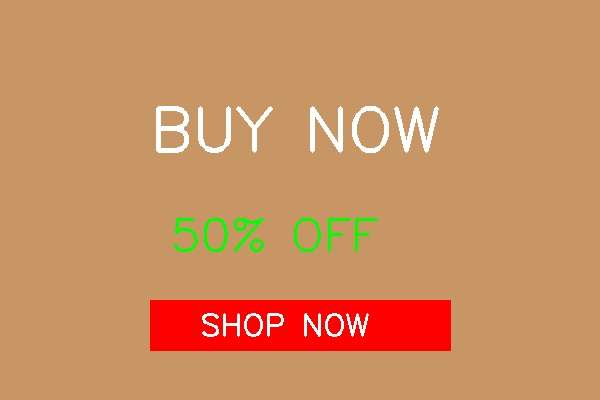
#> input picture backend/test_ad.jpg, 600 x 400 px
$ python -i creative_dna.py   (imports and definitions only)
#> lines starting #> are read from the running program, lines starting #| are printed output that depends on the picture; after the words box and inside, x2 and y2 are one past the last pixel; in counts of white or black regions, pixels touching at a corner belong together
#> further down, picture is the input picture: shape (400, 600, 3); mean B, G, R 97.6, 144, 202.6
import cv2
import numpy as np
from sklearn.cluster import KMeans


# [113 lines left out: functions extract_colors, analyze_color_harmony, analyze_composition, detect_faces, not called in this run]


def detect_cta(image: np.ndarray) -> dict:
    h, w = image.shape[:2]
#> h = 400; w = 600
    gray = cv2.cvtColor(image, cv2.COLOR_BGR2GRAY)
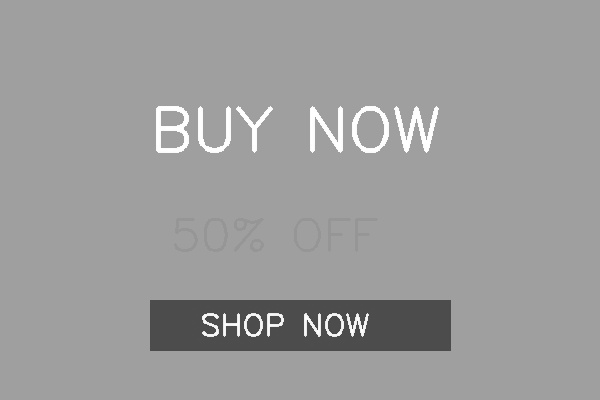
#> gray: shape (400, 600); min 69, max 255, mean 155.9

    bottom_third = gray[int(h * 0.67):, :]
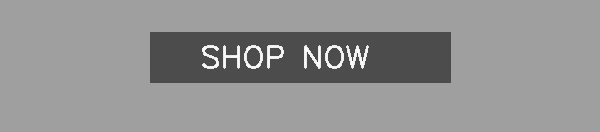
#> bottom_third: shape (132, 600); min 69, max 255, mean 145.6
    edges = cv2.Canny(bottom_third, 50, 150)
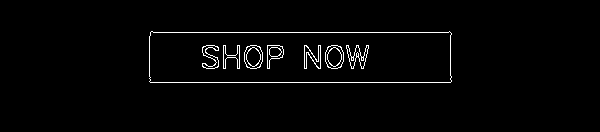
#> edges: shape (132, 600); 2% white in thin lines or dots, all inside (x1, y1, x2, y2) = (149, 31, 452, 83)
    contours, _ = cv2.findContours(edges, cv2.RETR_EXTERNAL, cv2.CHAIN_APPROX_SIMPLE)
#> contours = 1 contour; box (x1, y1, x2, y2) and area: (149, 31, 452, 83) 15052

    button_like = []
    for cnt in contours:
        x, y, cw, ch = cv2.boundingRect(cnt)
        aspect = cw / max(ch, 1)
        if 1.5 < aspect < 6 and cw > w * 0.1 and ch > 10:
            button_like.append((x, y, cw, ch))
#> this loop made 1 pass
#> (x, y, cw, ch, aspect) on pass 1: (149, 31, 303, 52, 5.83)
#> after the loop, button_like = [(149, 31, 303, 52)]

    if button_like:
        score = 80
        feedback = f"CTA-like element detected in bottom zone"
    else:
        score = 35
        feedback = "No clear CTA detected — add a button or text in lower third"

    return {"score": score, "text": "Button detected" if button_like else None, "feedback": feedback}


# [53 lines left out: functions analyze_visual_hierarchy, _rgb_to_hsv, not called in this run]

>>> import cv2
>>> picture = cv2.imread('../test_ad.jpg')
>>> result = detect_cta(picture)
#> result = {'score': 80, 'text': 'Button detected', 'feedback': 'CTA-like element detected in bottom zone'}
